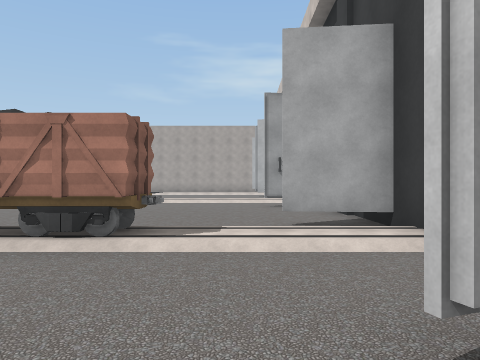
View 1 (above)

22 first-person views from a walk through a 3-D level made in the Unity game engine. The camera is 1.4 m above the floor, looks level and sees 70° across. Doors are open. The floor is counted in squares, 2 m on a side. Each view is taken from the middle of a square. On the plan, view 1 faces up. The plan holds only what a view shows up to about 11 squares ahead; the rest is blank. The place goes on beyond the plan. Some surface patterns are stand-ins.

View 2
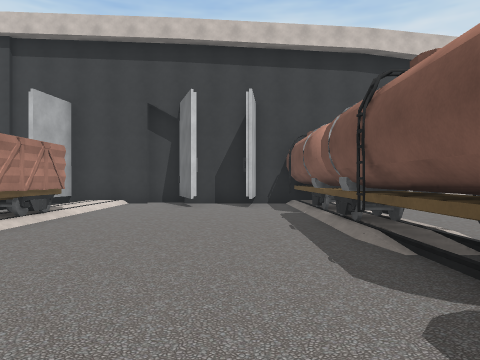

View 3
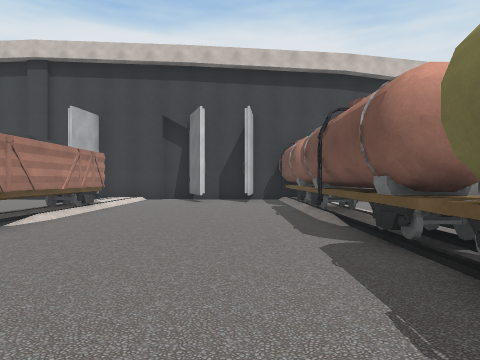

View 4
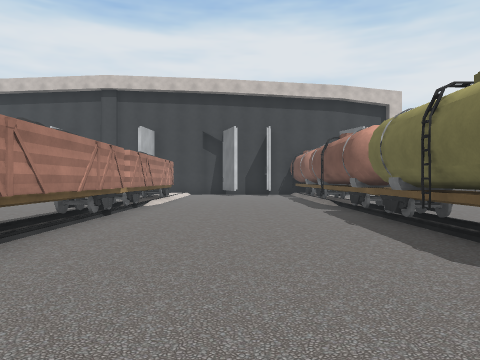

View 5
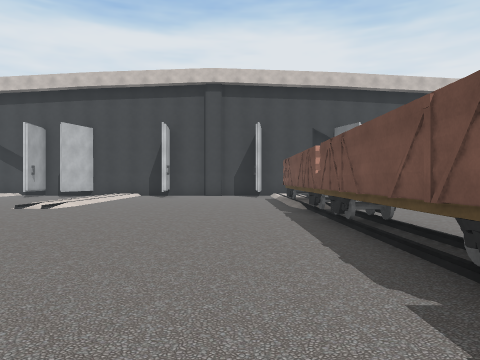

View 6
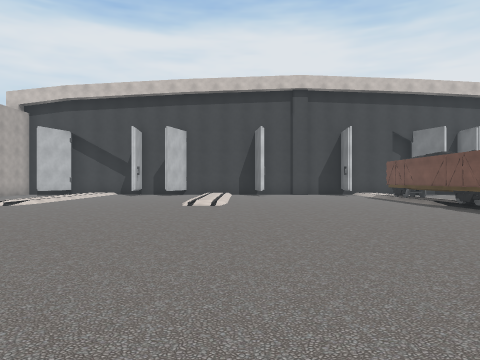

View 7
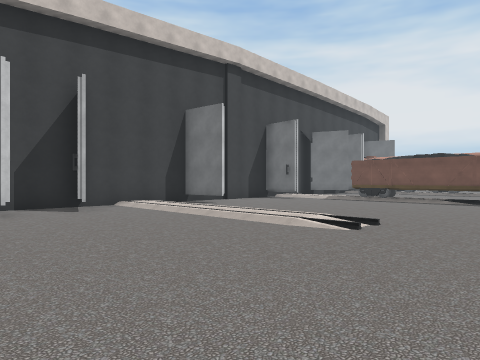

View 8
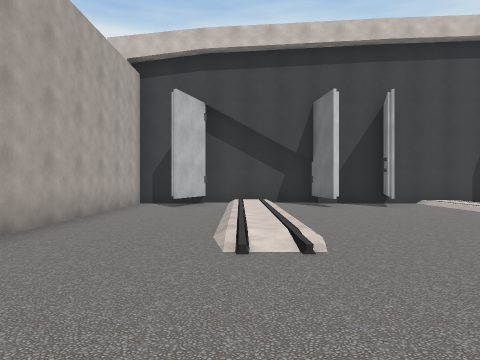

View 9
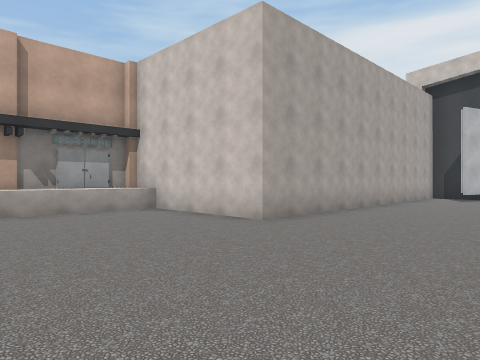

View 10
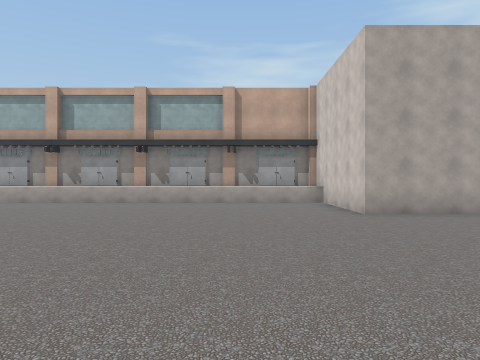

View 11
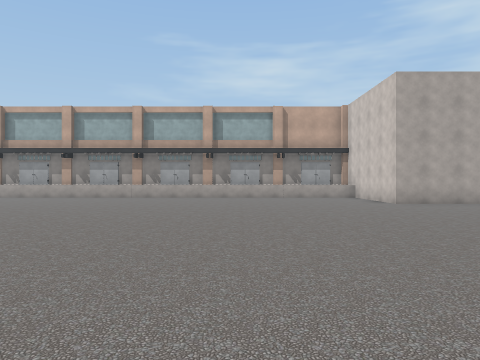

View 12
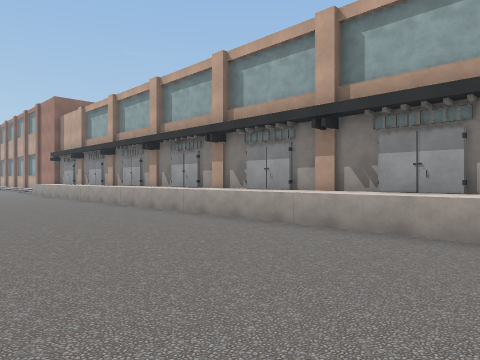

View 13
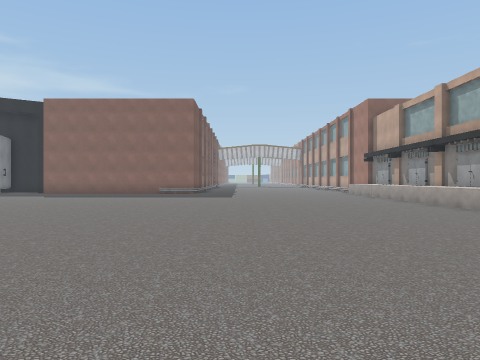

View 14
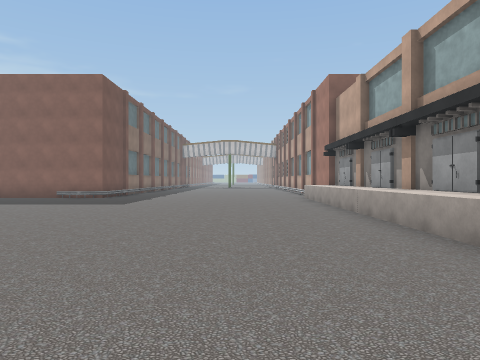

View 15
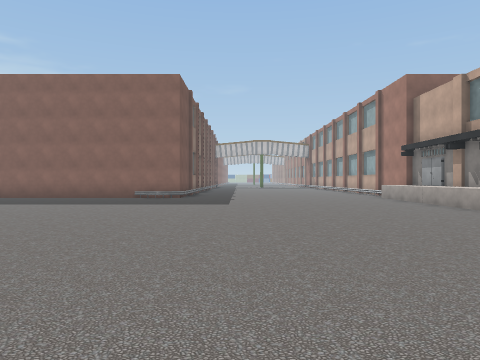

View 16
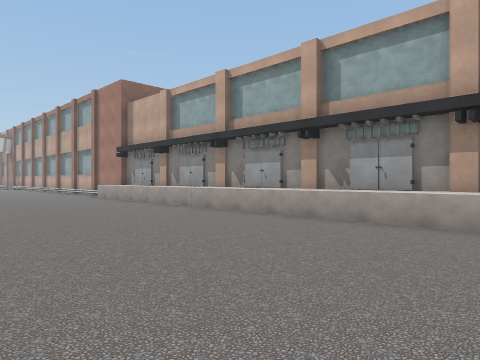

View 17
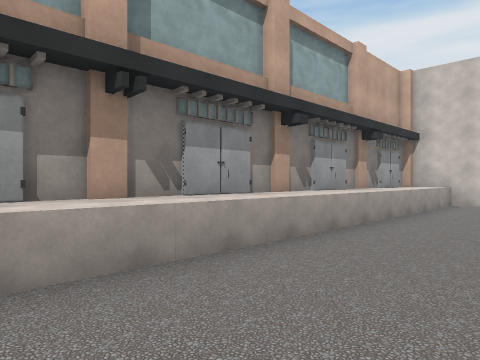

View 18
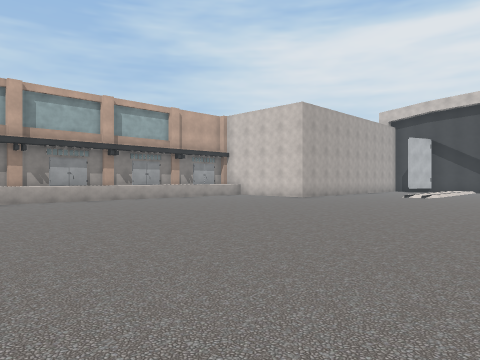

View 19
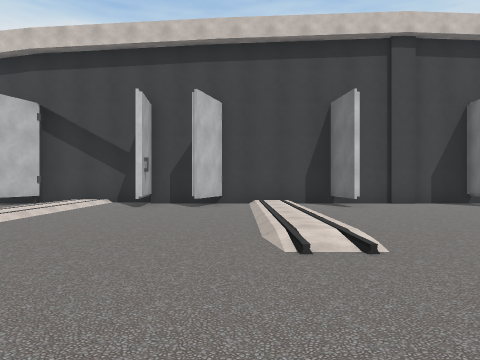

View 20
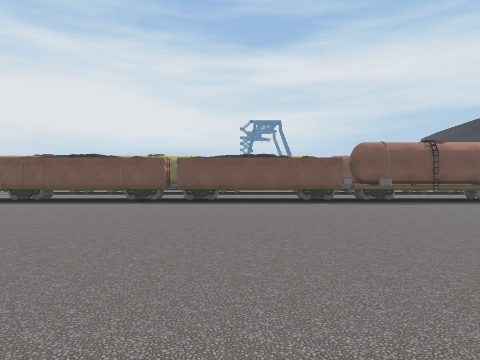

View 21
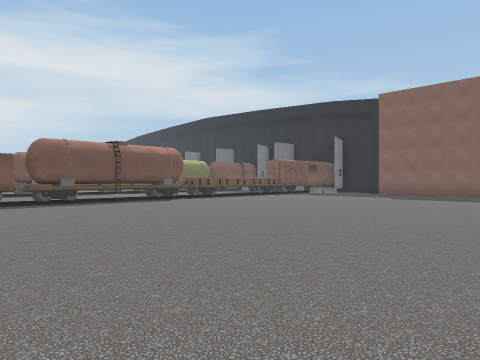

View 22
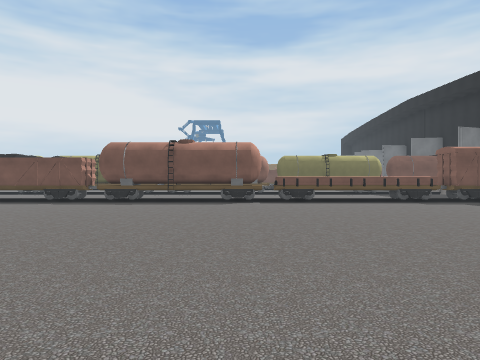

### Floor plan
Key: @ floor where view 1 was taken; # wall or solid block; x gap in a wall; . floor; / step, stairs or slope; ^ raised ledge; O other object.
Columns run from 29 left of view 1 to 3 right of it. Each row starts with its distance up from view 1.
 25 ^^^^^^^^^^^^^^^^^^^^^^#
 24 ^^^^^^^^^^^^^^^^^^^^^^#
 23 ......................#
 22 ......................#
 21 ......................#
 20 ......................##########
 19 ..............................##
 18 ..............................###
 17 ........................////////#
 16 .........................///////#
 15 ..............................###
 14 ................................#
 13 ..............................###
 12 ................................#
 11 .. .....................////////#
 10    .............................#
  9    ...........................###
  8   ..............................#
  7  ...............................#
  6  ...............................#
  5 ..............................###
  4 #^O^^O#####O#################///#
  3                  ...............#
  2                 ...............##
  1                ...............##
  0                 .............@##
 -1                  .............x.
 -2                    ###x#########
 -3                      O.#

Positions as (right, up) in squares from view 1, and headings:
1: (0, 0), facing up
2: (-8, 0), facing right
3: (-10, 0), facing right
4: (-14, 1), facing right
5: (-13, 6), facing right
6: (-14, 10), facing right
7: (-7, 16), facing down-right
8: (-8, 17), facing right
9: (-12, 16), facing up-right
10: (-10, 13), facing up
11: (-12, 10), facing up
12: (-13, 19), facing up-left
13: (-14, 18), facing left
14: (-18, 21), facing left
15: (-18, 18), facing left
16: (-18, 18), facing up-left
17: (-18, 21), facing up-right
18: (-19, 12), facing up-right
19: (-8, 12), facing right
20: (-14, 15), facing down
21: (-15, 15), facing down-left
22: (-22, 15), facing down
